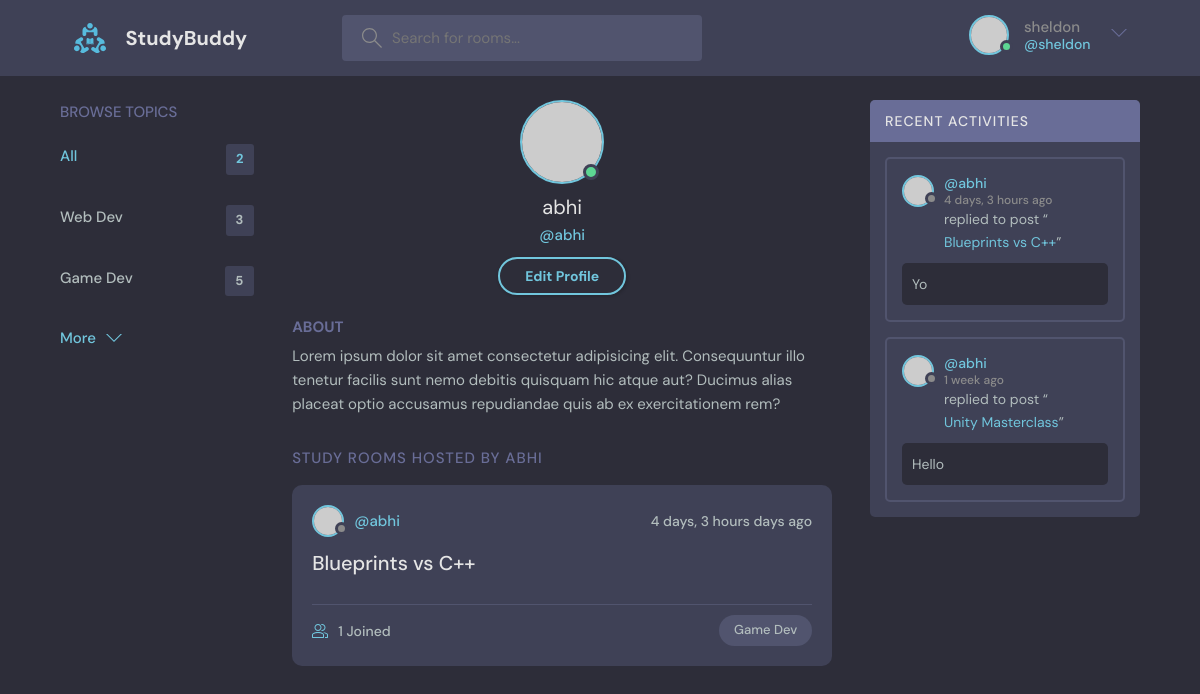
The page /profile/7/ (signed in) on the database its author committed.
### base/models.py (models this page shows, shortened)
class Topic(models.Model):
    name = models.CharField(max_length=200)

class Room(models.Model):
    host = models.ForeignKey(User, on_delete=models.SET_NULL, null=True)
    topic = models.ForeignKey(Topic, on_delete=models.SET_NULL, null=True)
    name = models.CharField(max_length=200)
    description = models.TextField(null=True, blank=True)
    participants = models.ManyToManyField(User, related_name='participants', blank=True)
    updated = models.DateTimeField(auto_now=True)
    created = models.DateTimeField(auto_now_add=True)
    class Meta:
        ordering = ['-updated', '-created']
    def __str__(self):
        return self.name

class Message(models.Model):
    user  = models.ForeignKey(User, on_delete=models.CASCADE)
    room = models.ForeignKey(Room, on_delete=models.CASCADE)
    body = models.TextField()
    updated = models.DateTimeField(auto_now=True)
    created = models.DateTimeField(auto_now_add=True)
    class Meta:
        ordering = ['-updated', '-created']

### base/views.py (the view)
# urls.py: path('profile/<str:pk>/', views.userProfile, name="user-profile"),
def userProfile(request, pk):
    user = User.objects.get(id=pk)
    rooms = user.room_set.all()
    room_messages = user.message_set.all()
    topics = Topic.objects.all()
    context = { 'user': user, 'rooms': rooms, 'room_messages': room_messages, 'topics': topics }
    return render(request, 'base/profile.html', context)

### base/templates/base/profile.html
{% extends 'main.html' %}
{% block content %}
  <main class="profile-page layout layout--3">
    <div class="container">
      {% include 'base/topics_component.html' %}
      <div class="roomList">
        <div class="profile">
          <div class="profile__avatar">
            <div class="avatar avatar--large active">
              <img src="https://randomuser.me/api/portraits/men/11.jpg" />
            </div>
          </div>
          <div class="profile__info">
            <h3>{{user.username}}</h3>
            <p>@{{user.username}}</p>
            <a href="edit-user.html" class="btn btn--main btn--pill">Edit Profile</a>
          </div>
          <div class="profile__about">
            <h3>About</h3>
            <p>
              Lorem ipsum dolor sit amet consectetur adipisicing elit. Consequuntur illo tenetur
              facilis sunt nemo debitis quisquam hic atque aut? Ducimus alias placeat optio
              accusamus repudiandae quis ab ex exercitationem rem?
            </p>
          </div>
        </div>
        <div class="roomList__header">
          <div>
            <h2>Study Rooms Hosted by {{user.username}}</a>
            </h2>
          </div>
        </div>
        {% include 'base/feed_component.html' %}
      </div>
      {% include 'base/activity_component.html' %}
    </div>
  </main>
</body>
{% endblock content %}

### templates/navbar.html (shortened to what this page needs)
{% load static %}
<header class="header header--loggedIn">
    <div class="container">
      <a href="{% url 'home' %}" class="header__logo">
        <img src="{% static 'images/logo.svg' %}"/>
        <h1>StudyBuddy</h1>
      </a>
      <form class="header__search" method="GET" action="{% url 'home' %}">
        <label>
          <input name="q" placeholder="Search for rooms..." />
        </label>
      </form>
      <nav class="header__menu">
        {% if request.user.is_authenticated %}
        <div class="header__user">
          <a href="profile.html">
            <div class="avatar avatar--medium active">
              <img src="https://randomuser.me/api/portraits/men/37.jpg" />
            </div>
            <p>{{request.user.username}}<span>@{{request.user.username}}</span></p>
          </a>
          <button class="dropdown-button">
            <svg version="1.1" xmlns="http://www.w3.org/2000/svg" width="32" height="32" viewBox="0 0 32 32">
              <title>chevron-down</title>
              <path d="M16 21l-13-13h-3l16 16 16-16h-3l-13 13z"></path>
            </svg>
          </button>
        </div>
        {% else %}
        <a href="{% url 'login' %}">
          <img src="{% static 'images/avatar.svg' %}" />
          <button class="button" >login</button>
        </a>
        {% endif %}
      </nav>
    </div>
  </header>

### base/templates/base/topics_component.html
<div class="topics">
    <div class="topics__header">
      <h2>Browse Topics</h2>
    </div>
    <ul class="topics__list">
      <li>
        <a href="{% url 'home' %}" class="active">All<span>{{topics.count}}</span></a>
      </li>
      {% for topic in topics %}
      <li>
        <a href="{% url 'home' %}?q={{topic.name}}">{{topic.name}}<span>{{topic.room_set.all.count}}</span></a>
      </li>
      {% endfor %}
    </ul>
    <a class="btn btn--link" href="topics.html">
      More
      <svg
        version="1.1"
        xmlns="http://www.w3.org/2000/svg"
        width="32"
        height="32"
        viewBox="0 0 32 32"
      >
        <title>chevron-down</title>
        <path d="M16 21l-13-13h-3l16 16 16-16h-3l-13 13z"></path>
      </svg>
    </a>
  </div>

### base/templates/base/feed_component.html (shortened to what this page needs)
{% for room in rooms%}
<div class="roomListRoom">
  <div class="roomListRoom__header">
    <a href="{% url 'user-profile' room.host.id %}" class="roomListRoom__author">
      <div class="avatar avatar--small">
        <img src="https://randomuser.me/api/portraits/women/11.jpg" />
      </div>
      <span>@{{room.host.username}}</span>
    </a>
    <div class="roomListRoom__actions">
      <span>{{room.created|timesince}} days ago</span>
    </div>
  </div>
  <div class="roomListRoom__content">
    <a href="{% url 'room' room.id %}">{{room.name}}</a>
  </div>
  <div class="roomListRoom__meta">
    <a href="{% url 'room' room.id %}" class="roomListRoom__joined">
      {{room.participants.all.count}} Joined
    </a>
    <p class="roomListRoom__topic">{{room.topic.name}}</p>
  </div>
</div>
{% endfor %}

### base/templates/base/activity_component.html (shortened to what this page needs)
<div class="activities">
  <div class="activities__header">
    <h2>Recent Activities</h2>
  </div>
  {% for message in room_messages %}
  <div class="activities__box">
    <div class="activities__boxHeader roomListRoom__header">
      <a href="{% url 'user-profile' message.user.id %}" class="roomListRoom__author">
        <div class="avatar avatar--small">
          <img src="https://randomuser.me/api/portraits/women/11.jpg" />
        </div>
        <p>
          @{{message.user}}
          <span> {{message.created|timesince}} ago</span>
        </p>
      </a>
    </div>
    <div class="activities__boxContent">
      <p>
        replied to post “<a href="{% url 'room' message.room.id %}">{{message.room}}</a
        >”
      </p>
      <div class="activities__boxRoomContent">
        {{message.body}}
      </div>
    </div>
  </div>
  {% endfor %}
</div>

### rows shown on the page
Topic: name "Web Dev", room_set.all.count "3"
Topic: name "Game Dev", room_set.all.count "5"
Room: host.username "abhi", created "4 days, 3 hours", name "Blueprints vs C++", participants.all.count "1", topic.name "Game Dev"
Message: user "abhi", created "4 days, 3 hours", room "Blueprints vs C++", body "Yo"
Message: user "abhi", created "1 week", room "Unity Masterclass", body "Hello"

### other values the page prints
{{ request.user.username }} "sheldon"
{{ topics.count }} "2"
{{ user.username }} "abhi"
{{ user.username }} "ABHI"
